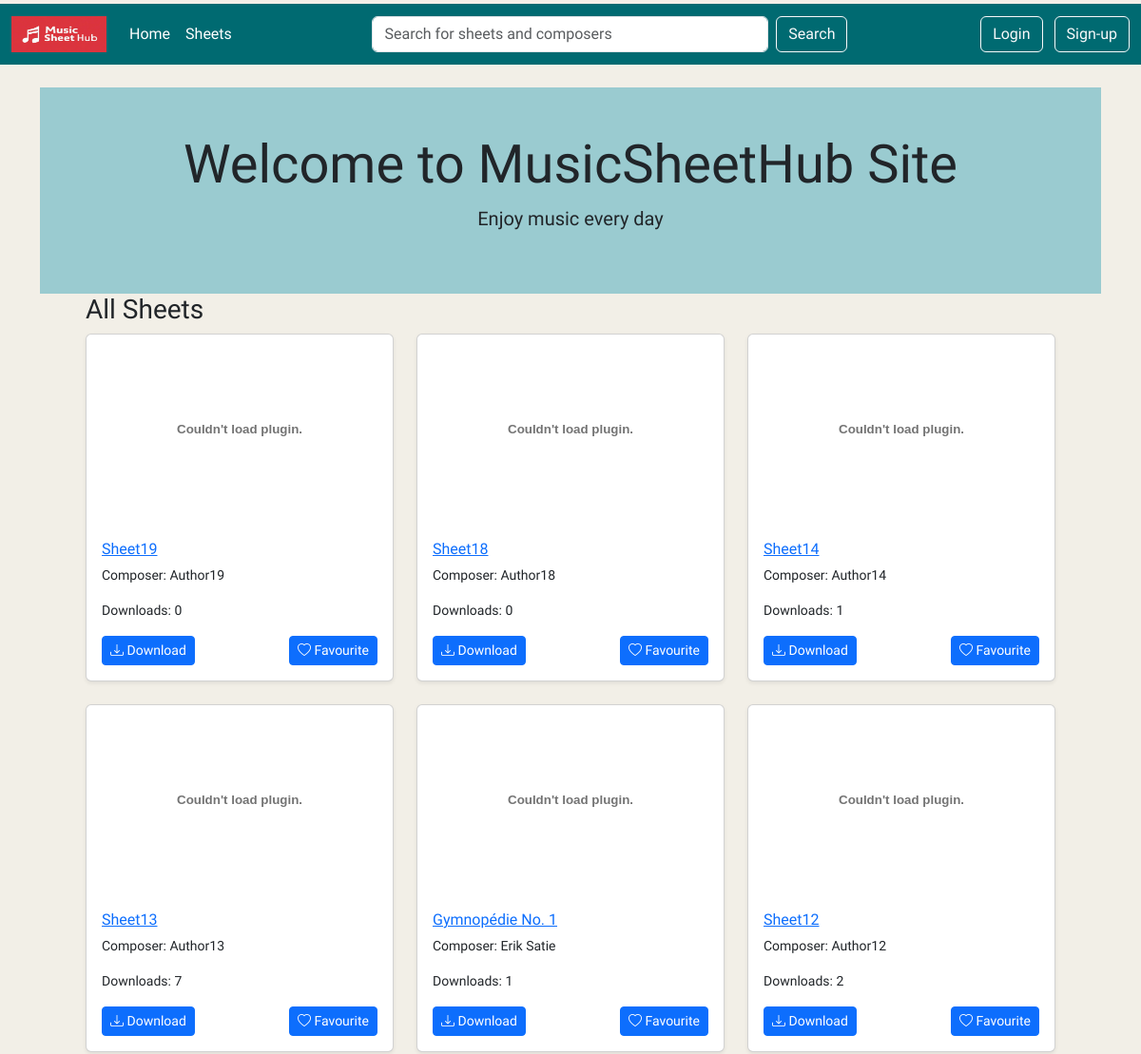
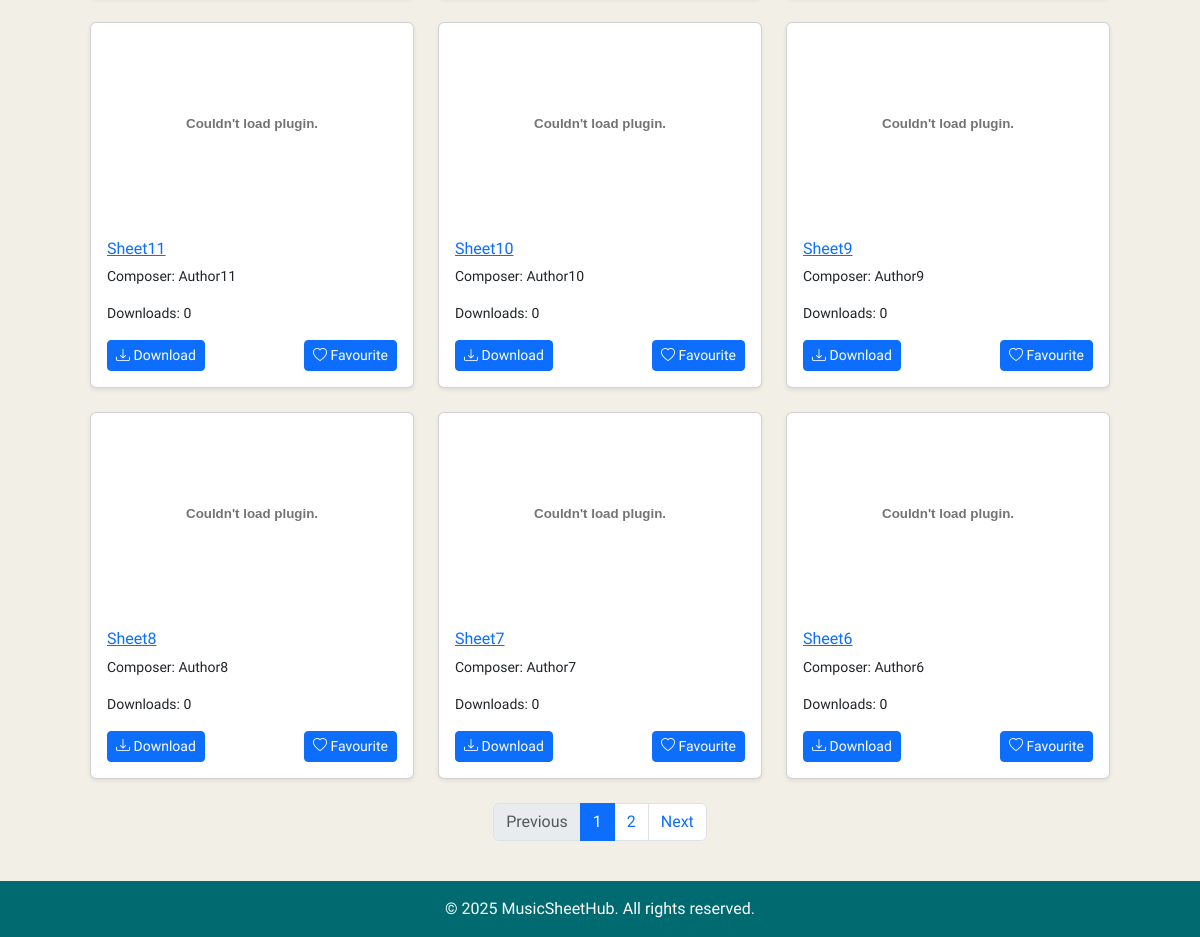
Page /sheets on the committed database (2 pictures, top to bottom).
### tables this page shows
CREATE TABLE Sheets (id INTEGER PRIMARY KEY AUTOINCREMENT, sheetname TEXT (50), composer TEXT (50), instrument TEXT (50), filename TEXT (50), uploader_id INTEGER REFERENCES Users (id), download_count INTEGER DEFAULT (0), created_at TEXT DEFAULT (CURRENT_TIMESTAMP));

### app.py (the view)
@app.route('/sheets')
def sheets():
    page = request.args.get('page', 1, type=int)
    per_page = 12
    offset = (page - 1) * per_page
    db = get_db()
    cursor = db.cursor()
    cursor.execute('''
        SELECT id, filename, sheetname, composer, instrument, download_count
        FROM sheets
        ORDER BY created_at DESC
        LIMIT ? OFFSET ?''', (per_page, offset))
    results = cursor.fetchall()
    cursor.execute("SELECT COUNT(*) FROM sheets")
    total_sheets = cursor.fetchone()[0]
    total_pages = (total_sheets + per_page - 1) // per_page
    return render_template(
        'sheets.html', sheets=results, page=page, total_pages=total_pages)

### app.py (called while the page is built)
def get_db():
    db = getattr(g, '_database', None)
    if db is None:
        db = g._database = sqlite3.connect(DATABASE)
    return db

@app.teardown_appcontext
def close_connection(exception):
    db = getattr(g, '_database', None)
    if db is not None:
        db.close()

### templates/sheets.html
{% extends 'base.html' %}
{% block content %}
<header class="py-5 text-center" style="background-color: #9ACBD0;">
    <div class="container">
        <h1 class="display-4">Welcome to MusicSheetHub Site</h1>
        <p class="lead">Enjoy music every day</p>
    </div>
 </header>
 <div class="container px-4 px-md-5">
    <h3>All Sheets</h3>
    <div class="row row-cols-1 row-cols-md-3 g-4">
        {% for sheet in sheets %}
            <div class="col">
                <div class="card h-100 shadow-sm">
                    {% set ext = sheet[1].split('.')[-1].lower() %}
                    {% if ext in ['jpg', 'jpeg', 'png', 'gif'] %}
                    <img src="{{ url_for('preview_file', filename=sheet[1]) }}" class="card-img-top" alt="Sheet Thumbnail"
                        style="height: 200px; object-fit: cover;">
                    {% elif ext == 'pdf' %}
                    <embed src="{{ url_for('preview_file', filename=sheet[1]) }}" type="application/pdf" width="100%"
                        height="200px" />
                    {% endif %}
                    <div class="card-body">
                        <a href="{{ url_for('sheet_detail', sheet_id=sheet[0]) }}">
                            <h6 class="card-title text-truncate">{{ sheet[2] }}</h6>
                        </a>
                        <p class="card-text small">Composer: {{ sheet[3] or "N/A" }}</p>
                        <p class="card-text small">Downloads: {{ sheet[5] }}</p>
                        <div class="d-flex justify-content-between mt-3">
                            <a href="{{ url_for('download_file', sheet_id=sheet[0]) }}" class="btn btn-sm btn-primary">
                            <i class="bi bi-download"></i> Download
                            </a>
                            <a href="{{ url_for('favourite_file', sheet_id=sheet[0]) }}" class="btn btn-sm btn-primary">
                            <i class="bi bi-heart"></i> Favourite
                            </a>
                        </div>
                    </div>
                </div>
            </div>
        {% endfor %}
    </div>
    <nav class="mt-4">
        <ul class="pagination justify-content-center">
            {% if page > 1 %}
            <li class="page-item">
                <a class="page-link" href="{{ url_for('sheets', page=page-1) }}">Previous</a>
            </li>
            {% else %}
            <li class="page-item disabled">
                <span class="page-link">Previous</span>
            </li>
            {% endif %}
            {% for p in range(1, total_pages + 1) %}
            <li class="page-item {% if p == page %}active{% endif %}">
                <a class="page-link" href="{{ url_for('sheets', page=p) }}">{{ p }}</a>
            </li>
            {% endfor %}
            {% if page < total_pages %}
            <li class="page-item">
                <a class="page-link" href="{{ url_for('sheets', page=page+1) }}">Next</a>
            </li>
            {% else %}
            <li class="page-item disabled">
                <span class="page-link">Next</span>
            </li>
            {% endif %}
        </ul>
    </nav>
</div>
{% endblock %}

### templates/base.html (style rules this page uses)
html, body { height: 100%; margin: 0; background-color: #F2EFE7; font-family: 'Inria Sans', sans-serif; }
body { display: flex; flex-direction: column; }

### rows in the picture
Sheets: sheetname "Sheet19", composer "Author19", download_count "0"
Sheets: sheetname "Sheet18", composer "Author18", download_count "0"
Sheets: sheetname "Sheet14", composer "Author14", download_count "1"
Sheets: sheetname "Sheet13", composer "Author13", download_count "7"
Sheets: sheetname "Gymnopédie No. 1", composer "Erik Satie", download_count "1"
Sheets: sheetname "Sheet12", composer "Author12", download_count "2"
Sheets: sheetname "Sheet11", composer "Author11", download_count "0"
Sheets: sheetname "Sheet10", composer "Author10", download_count "0"
Sheets: sheetname "Sheet9", composer "Author9", download_count "0"
Sheets: sheetname "Sheet8", composer "Author8", download_count "0"
Sheets: sheetname "Sheet7", composer "Author7", download_count "0"
Sheets: sheetname "Sheet6", composer "Author6", download_count "0"

### other values in the picture
{{ p }} "1" "2"
